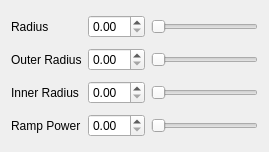
<?xml version="1.0" encoding="UTF-8"?>
<ui version="4.0">
 <class>BrushSettingsWidget</class>
 <widget class="QWidget" name="BrushSettingsWidget">
  <property name="geometry">
   <rect>
    <x>0</x>
    <y>0</y>
    <width>269</width>
    <height>152</height>
   </rect>
  </property>
  <property name="windowTitle">
   <string>BrushSettingsWidget</string>
  </property>
  <layout class="QGridLayout" name="mainLayout">
   <item row="0" column="0">
    <widget class="QLabel" name="radiusLabel">
     <property name="text">
      <string>Radius</string>
     </property>
    </widget>
   </item>
   <item row="0" column="1">
    <widget class="QDoubleSpinBox" name="radiusSpinBox"/>
   </item>
   <item row="0" column="2">
    <widget class="QSlider" name="radiusSlider">
     <property name="orientation">
      <enum>Qt::Horizontal</enum>
     </property>
    </widget>
   </item>
   <item row="1" column="0">
    <widget class="QLabel" name="outerRadiusLabel">
     <property name="text">
      <string>Outer Radius</string>
     </property>
    </widget>
   </item>
   <item row="1" column="1">
    <widget class="QDoubleSpinBox" name="outerRadiusSpinBox"/>
   </item>
   <item row="1" column="2">
    <widget class="QSlider" name="outerRadiusSlider">
     <property name="orientation">
      <enum>Qt::Horizontal</enum>
     </property>
    </widget>
   </item>
   <item row="2" column="0">
    <widget class="QLabel" name="innerRadiusLabel">
     <property name="text">
      <string>Inner Radius</string>
     </property>
    </widget>
   </item>
   <item row="2" column="1">
    <widget class="QDoubleSpinBox" name="innerRadiusSpinBox"/>
   </item>
   <item row="2" column="2">
    <widget class="QSlider" name="innerRadiusSlider">
     <property name="orientation">
      <enum>Qt::Horizontal</enum>
     </property>
    </widget>
   </item>
   <item row="3" column="0">
    <widget class="QLabel" name="rampPowerLabel">
     <property name="text">
      <string>Ramp Power</string>
     </property>
    </widget>
   </item>
   <item row="3" column="1">
    <widget class="QDoubleSpinBox" name="rampPowerSpinBox"/>
   </item>
   <item row="3" column="2">
    <widget class="QSlider" name="rampPowerSlider">
     <property name="orientation">
      <enum>Qt::Horizontal</enum>
     </property>
    </widget>
   </item>
  </layout>
 </widget>
 <resources/>
 <connections/>
</ui>
